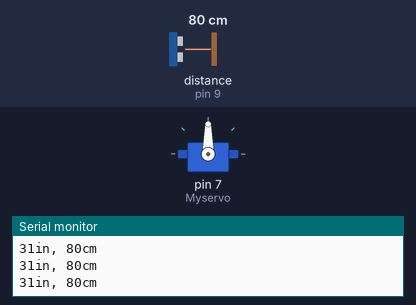
Recording of a sketch running on a simulated Arduino Uno, built with avr-gcc and run on an emulated ATmega328P. Parts: servo, the last lines printed to the serial monitor. Wiring (inferred from the names in the program): ultrasonic range finder: trigger pin 8; echo pin 9. The test bench sets the inputs (shaded band); at power-on: distance to the obstacle (sensor on pin 9) 80 cm. The echo pulse lasts 58.3 µs per cm.

Above: at 1.2 s.
1.3 s: distance to the obstacle (sensor on pin 9) set to 24 cm
2.8 s: distance to the obstacle (sensor on pin 9) set to 19 cm
At 3.7 s:
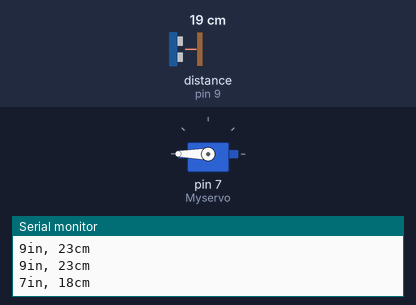
5.8 s: distance to the obstacle (sensor on pin 9) set to 60 cm
At 6.9 s:
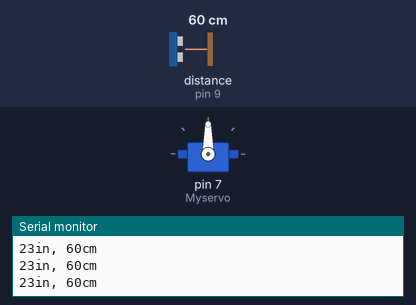
7.3 s: distance to the obstacle (sensor on pin 9) set to 2 cm
At 9.1 s:
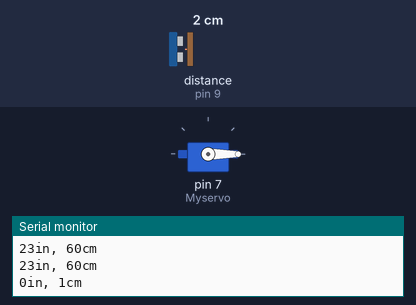
Timing chart, 0 to 11.3 s (numbered marks = the images above; inputs shaded):
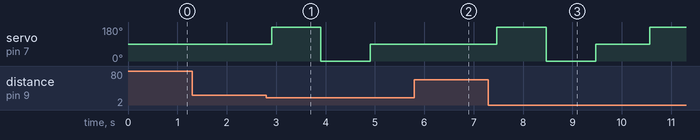

The sketch:

ultrasonic_snsors.ino
```cpp
#include<Servo.h>
Servo Myservo;
int pos;
const int pingPin = 8; // Trigger Pin of Ultrasonic Sensor
const int echoPin = 9; // Echo Pin of Ultrasonic Sensor
bool turn_left;
bool turn_right;
void setup() {
   Serial.begin(9600); // Starting Serial Terminal
Myservo.attach(7);

}


void loop() {

   long duration, inches, cm;
   pinMode(pingPin, OUTPUT);
   digitalWrite(pingPin, LOW);
   delayMicroseconds(2);
   digitalWrite(pingPin, HIGH);
   delayMicroseconds(10);
   digitalWrite(pingPin, LOW);
   pinMode(echoPin, INPUT);
   duration = pulseIn(echoPin, HIGH);
   inches = microsecondsToInches(duration);
   cm = microsecondsToCentimeters(duration);
   Serial.print(inches);
   Serial.print("in, ");
   Serial.print(cm);
   Serial.print("cm");
   Serial.println();
   delay(100);
   servo_forward();
   if (cm<=20){
   servo_left();
   delay(1000);
   if (cm>45)
   {
    turn_left=true;
    Serial.println("left");
   }

   servo_right();
      delay(1000);
      if (cm>45)
   {
    turn_right=true;
    Serial.println("right");
   }

   servo_forward();
   delay(1000);

   }

}

long microsecondsToInches(long microseconds) {
   return microseconds / 74 / 2;
}

long microsecondsToCentimeters(long microseconds) {
   return microseconds / 29 / 2;
}
void servo_left()
{
  Myservo.write(180);
}
void servo_forward()
{
  Myservo.write(90);
}
void servo_right()
{
  Myservo.write(0);
}
```

Measured:
- the behaviour switches between 22 and 21 cm on distance to the obstacle (sensor on pin 9) (found by bisection; images 0 and 1)
- after the input at 2.8 s, servo on pin 7 (Myservo): 90° → 180° after 0.11 s, → 0° 1.0 s later, → 90° 1.0 s later
- after the input at 5.8 s, servo on pin 7 (Myservo): stays 90° (without the input it goes to 180° after 0.21 s)
- after the input at 7.3 s, servo on pin 7 (Myservo): 90° → 180° after 0.17 s, → 0° 1.0 s later, → 90° 1.0 s later, → 180° 1.1 s later
